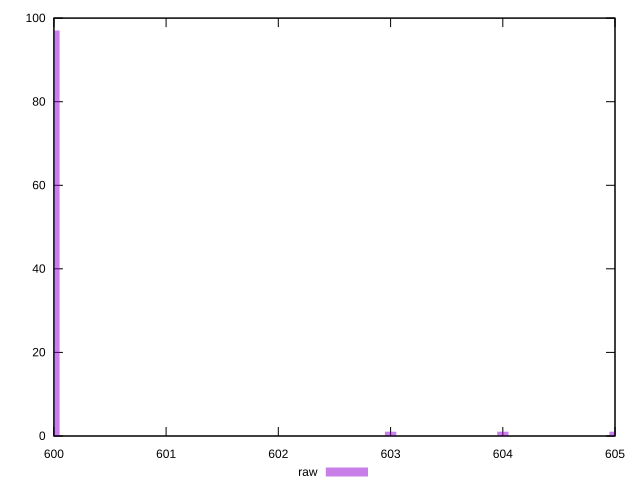

Recreate this plot in gnuplot.
reset
set terminal svg size 640, 490 enhanced background rgb 'white'
set output "report_00007_2020-12-11T15:55:29.892Z/uses-rel-preload/samples/pages+cached+noexternal+nofonts/raw/histogram.svg"

$raw <<EOF
600 97
605 1
604 1
603 1
EOF

set key outside below
set boxwidth 0.1
set yrange [0:100]
set style fill transparent solid 0.5 noborder

plot \
  $raw title "raw" with boxes, \


reset
